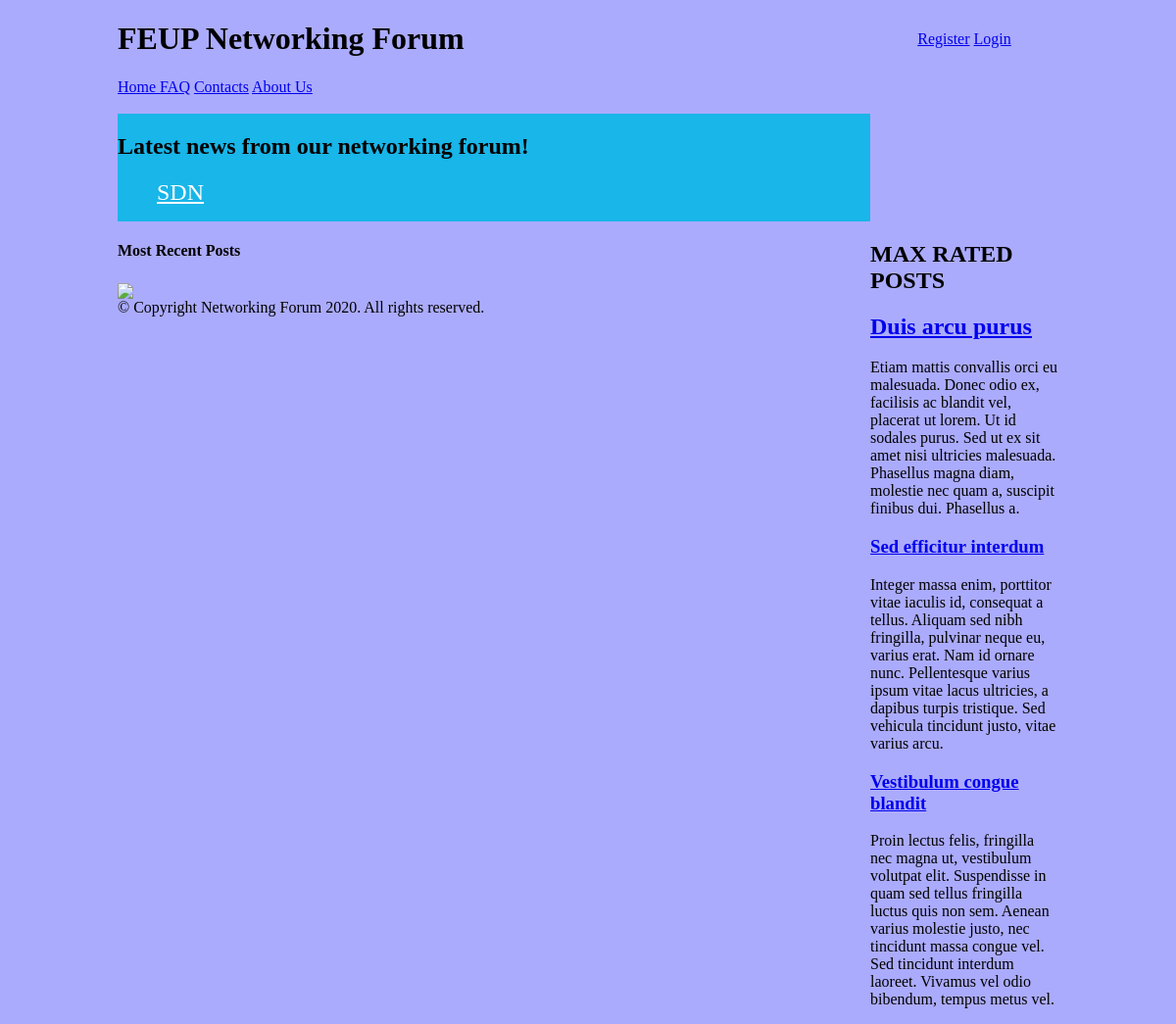
/php/initialpage.php, run on an earlier commit of the app's database.
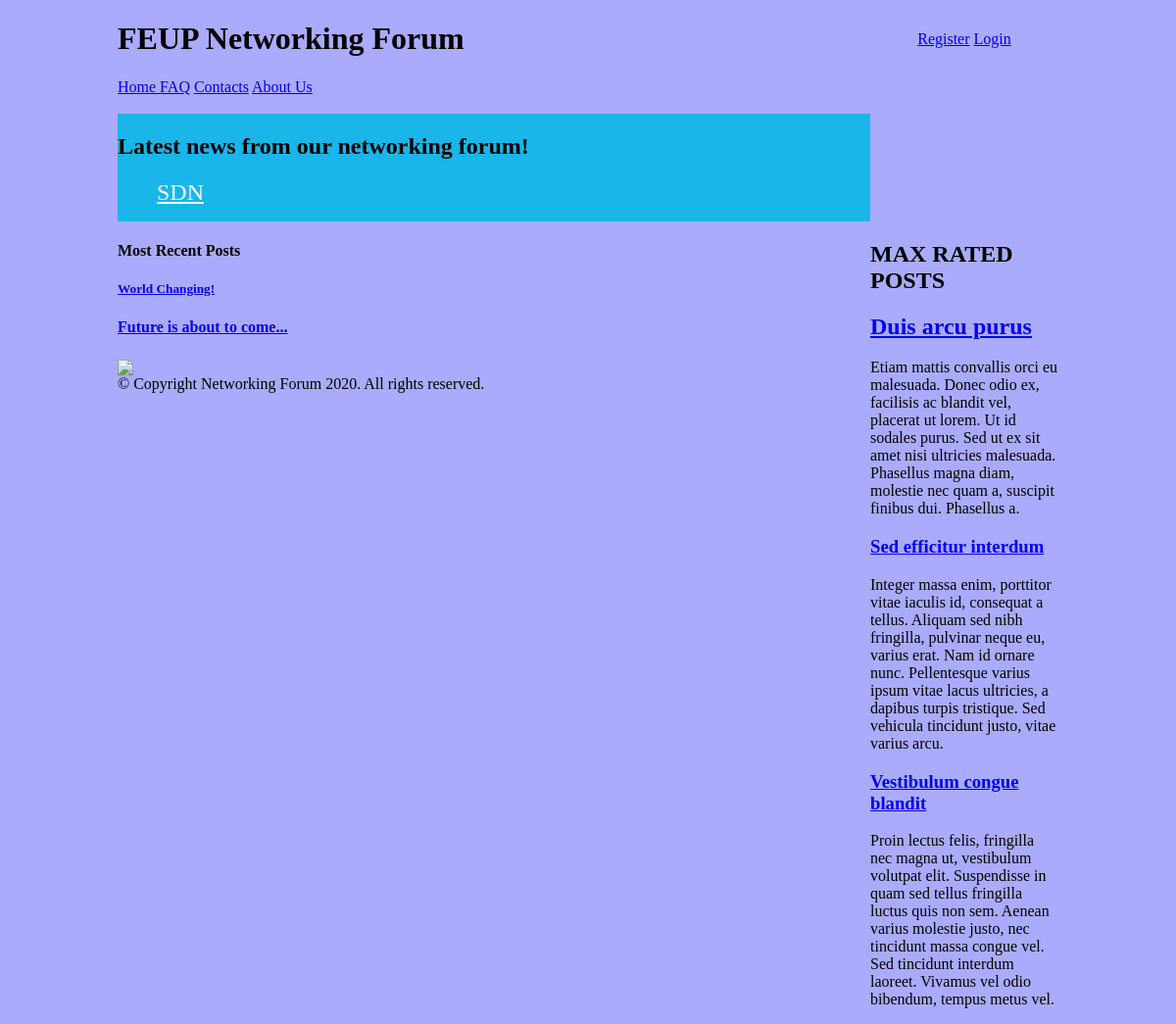
And on a later commit of the database.
### tables this page shows
CREATE TABLE forumpost (
    postid integer PRIMARY KEY AUTOINCREMENT,
    posttitle text NOT NULL,
    content text CHECK(LENGTH(content)>= 0 AND LENGTH(content)<20000),
    useremail integer REFERENCES user, 
    topic text REFERENCES topic, 
    postrate integer CHECK(postrate>=0 AND postrate <=5),
    forumpostcollection_id integer REFERENCES collection
    );

### php/initialpage.php (called while the page is built)
<?php
  require_once("../database/init.php");
  require_once("../database/posts.php");
  include_once("../templates/homepage_section/header_pagina_inicial_tpl.php");
  include_once("../templates/homepage_section/topics_tpl.php");
  $stories = getAllPosts();
  include_once("../templates/homepage_section/max_rated_tpl.php");
  include_once("../templates/homepage_section/most_recent_posts_tpl.php");
  include_once("../templates/static_sections/footer_tpl.php");
?>

### database/posts.php (called while the page is built, shortened)
<?php
function getAllPosts()
{
  global $dbh;
  $stmt = $dbh->prepare('SELECT * FROM forumpost');
  $stmt->execute();
  return $stmt->fetchAll();
}

### templates/homepage_section/most_recent_posts_tpl.php (the view, shortened to what this page needs)
<section id="posts">
  <article>
  <aside id="related">
   <h1> Most Recent Posts</h1>
   <?php foreach ($stories as $story) { ?>
   <article>
       <h1><a href="../php/full_article.php"><?php echo $story["posttitle"]?></a></h1>
   </article>
  </aside>
<?php  } ?>

### templates/homepage_section/header_pagina_inicial_tpl.php (shortened to what this page needs)
<!DOCTYPE html>
<html lang="en">
<head>
    <link href="../css/initialpage.css" rel="stylesheet">
</head>
<body>
    <header>
        <h1> FEUP Networking Forum </h1>
        <div id="signup">
            <a href="register.php">Register</a>
            <?php if (!isset($_SESSION["username"])) { ?>
            <a href="login.php">Login</a>
            <?php } ?>
        </div>
        <div id="otherpages">
            <a href="initialpage.php"> Home </a>
            <a href="../php/FAQ.php">FAQ</a>
            <a href="../php/contacts.php">Contacts</a>
            <a href="../php/aboutUs.html">About Us</a> <br> <br>
        </div>
</head>
<body>

### templates/homepage_section/topics_tpl.php
<nav id="topics">
            <h2> Latest news from our networking forum!  </h2>
        <ul>
            <li><a href="#">SDN</a></li>
        </ul>
</nav>

### templates/homepage_section/max_rated_tpl.php
<aside id="related">
        <h1> MAX RATED POSTS</h1>
        <article>
          <h2><a href="#">Duis arcu purus</a></h1>
          <p>Etiam mattis convallis orci eu malesuada. Donec odio ex, facilisis ac blandit vel, placerat ut lorem. Ut id sodales purus. Sed ut ex sit amet nisi ultricies malesuada. Phasellus magna diam, molestie nec quam a, suscipit finibus dui. Phasellus a.</p>
        </article>
        <article>
          <h1><a href="#">Sed efficitur interdum</a></h1>
          <p>Integer massa enim, porttitor vitae iaculis id, consequat a tellus. Aliquam sed nibh fringilla, pulvinar neque eu, varius erat. Nam id ornare nunc. Pellentesque varius ipsum vitae lacus ultricies, a dapibus turpis tristique. Sed vehicula tincidunt justo, vitae varius arcu.</p>
        </article>
        <article>
          <h1><a href="#">Vestibulum congue blandit</a></h1>
          <p>Proin lectus felis, fringilla nec magna ut, vestibulum volutpat elit. Suspendisse in quam sed tellus fringilla luctus quis non sem. Aenean varius molestie justo, nec tincidunt massa congue vel. Sed tincidunt interdum laoreet. Vivamus vel odio bibendum, tempus metus vel.</p>
        </article>
</aside>

### templates/static_sections/footer_tpl.php
<footer>
    <div class="container" id="footer-bottom">
    <img id="footer-logo" src="../images/Heaven-Networking-icon.png" style="vertical-align:middle;">
    <div id="copyright">
        © Copyright Networking Forum 2020. All rights reserved.
    </div>
    </div>
</footer>
</body>
</html>

### css/initialpage.css (style rules this page uses)
body { background-color: #ababfd; margin: 0 auto; width: 60em; display: grid; grid-template-columns: [start] 4fr [middle] 1fr [end]; grid-template-rows: [start] auto [topics] auto [posts] 1fr [footer] auto [end]; }
body > header h1 { font-family: garamond; }
body > header { grid-column: start / end; }
#topics { background-color: #19B6E9; grid-column: start; }
aside { grid-column: middle; grid-row: topics/end; }
#posts { grid-column: start; }
body > header { display: grid; grid-template-columns: [start] 4fr [middle] 1fr [end]; grid-template-rows: auto auto; }
body > header h1 { grid-column: 1; grid-row: 1; }
body > header #signup { grid-column: 2; grid-row: 1; justify-self: center; align-self: center; }
#topics ul { display: flex; flex-direction: row; }
#topics li { display: block; flex: 1; color: white; }
#topics li a { color: white; font-family: Georgia, 'Times New Roman', Times, serif; font-size: x-large; }
footer { bottom:100; width:100%; height:60px; }

What changed in the data, as far as the page shows it:
added forumpost: posttitle "World Changing!"
added forumpost: posttitle "Future is about to come..."
